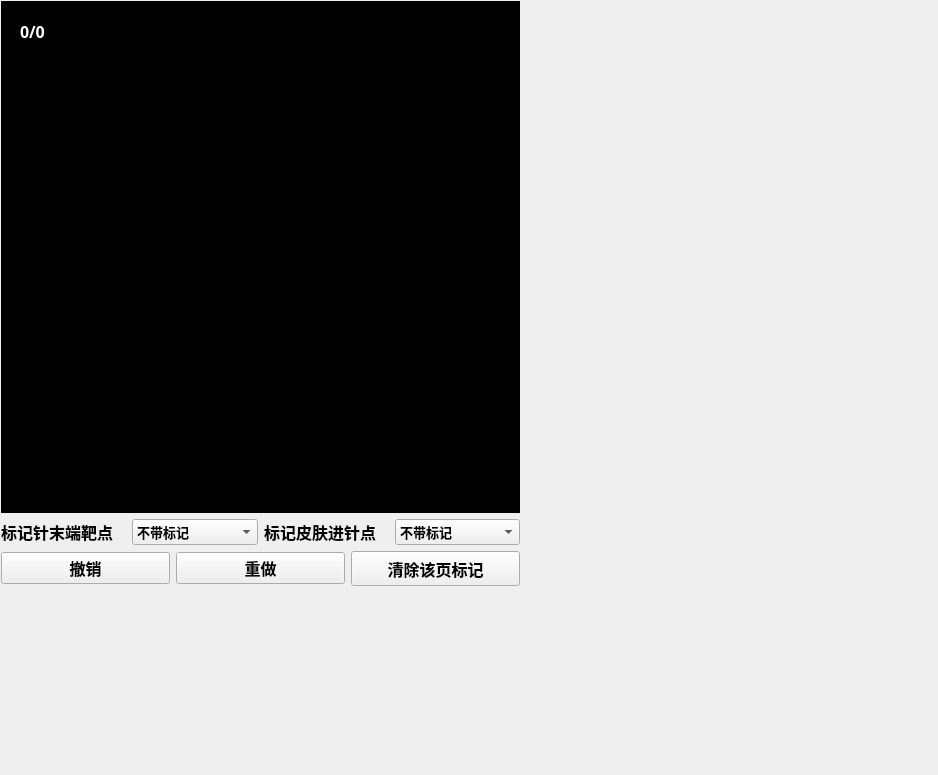
<?xml version="1.0" encoding="UTF-8"?>
<ui version="4.0">
 <class>Form</class>
 <widget class="QWidget" name="Form">
  <property name="geometry">
   <rect>
    <x>0</x>
    <y>0</y>
    <width>938</width>
    <height>775</height>
   </rect>
  </property>
  <property name="font">
   <font>
    <italic>false</italic>
   </font>
  </property>
  <property name="windowTitle">
   <string>点标记窗口</string>
  </property>
  <widget class="QLabel" name="page_png">
   <property name="geometry">
    <rect>
     <x>20</x>
     <y>20</y>
     <width>121</width>
     <height>22</height>
    </rect>
   </property>
   <property name="font">
    <font>
     <family>Agency FB</family>
     <pointsize>12</pointsize>
     <weight>75</weight>
     <bold>true</bold>
    </font>
   </property>
   <property name="styleSheet">
    <string notr="true">color: rgb(255, 255, 255);</string>
   </property>
   <property name="text">
    <string>0/0</string>
   </property>
  </widget>
  <widget class="QWidget" name="layoutWidget">
   <property name="geometry">
    <rect>
     <x>1</x>
     <y>1</y>
     <width>519</width>
     <height>585</height>
    </rect>
   </property>
   <layout class="QGridLayout" name="gridLayout">
    <item row="0" column="0" colspan="4">
     <widget class="QLabel" name="label_png">
      <property name="minimumSize">
       <size>
        <width>512</width>
        <height>512</height>
       </size>
      </property>
      <property name="maximumSize">
       <size>
        <width>10000</width>
        <height>10000</height>
       </size>
      </property>
      <property name="font">
       <font>
        <family>幼圆</family>
        <pointsize>14</pointsize>
       </font>
      </property>
      <property name="autoFillBackground">
       <bool>false</bool>
      </property>
      <property name="styleSheet">
       <string notr="true">background-color:rgb(0, 0, 0);</string>
      </property>
      <property name="text">
       <string/>
      </property>
      <property name="alignment">
       <set>Qt::AlignCenter</set>
      </property>
     </widget>
    </item>
    <item row="1" column="0">
     <widget class="QLabel" name="label_target">
      <property name="font">
       <font>
        <family>幼圆</family>
        <pointsize>12</pointsize>
        <weight>75</weight>
        <bold>true</bold>
       </font>
      </property>
      <property name="text">
       <string>标记针末端靶点</string>
      </property>
     </widget>
    </item>
    <item row="1" column="1">
     <widget class="QComboBox" name="comboBox_target">
      <property name="font">
       <font>
        <family>幼圆</family>
        <pointsize>10</pointsize>
        <weight>75</weight>
        <bold>true</bold>
       </font>
      </property>
      <item>
       <property name="text">
        <string>不带标记</string>
       </property>
      </item>
      <item>
       <property name="text">
        <string>1</string>
       </property>
      </item>
      <item>
       <property name="text">
        <string>1.1</string>
       </property>
      </item>
      <item>
       <property name="text">
        <string>1.2</string>
       </property>
      </item>
      <item>
       <property name="text">
        <string>1.3</string>
       </property>
      </item>
      <item>
       <property name="text">
        <string>2</string>
       </property>
      </item>
      <item>
       <property name="text">
        <string>2.1</string>
       </property>
      </item>
      <item>
       <property name="text">
        <string>2.2</string>
       </property>
      </item>
      <item>
       <property name="text">
        <string>2.3</string>
       </property>
      </item>
      <item>
       <property name="text">
        <string>3</string>
       </property>
      </item>
      <item>
       <property name="text">
        <string>3.1</string>
       </property>
      </item>
      <item>
       <property name="text">
        <string>3.2</string>
       </property>
      </item>
      <item>
       <property name="text">
        <string>3.3</string>
       </property>
      </item>
     </widget>
    </item>
    <item row="1" column="2">
     <widget class="QLabel" name="label_skin">
      <property name="font">
       <font>
        <family>幼圆</family>
        <pointsize>12</pointsize>
        <weight>75</weight>
        <bold>true</bold>
       </font>
      </property>
      <property name="text">
       <string>标记皮肤进针点</string>
      </property>
     </widget>
    </item>
    <item row="1" column="3">
     <widget class="QComboBox" name="comboBox_skin">
      <property name="font">
       <font>
        <family>幼圆</family>
        <pointsize>10</pointsize>
        <weight>75</weight>
        <bold>true</bold>
       </font>
      </property>
      <item>
       <property name="text">
        <string>不带标记</string>
       </property>
      </item>
      <item>
       <property name="text">
        <string>1</string>
       </property>
      </item>
      <item>
       <property name="text">
        <string>1.1</string>
       </property>
      </item>
      <item>
       <property name="text">
        <string>1.2</string>
       </property>
      </item>
      <item>
       <property name="text">
        <string>1.3</string>
       </property>
      </item>
      <item>
       <property name="text">
        <string>2</string>
       </property>
      </item>
      <item>
       <property name="text">
        <string>2.1</string>
       </property>
      </item>
      <item>
       <property name="text">
        <string>2.2</string>
       </property>
      </item>
      <item>
       <property name="text">
        <string>2.3</string>
       </property>
      </item>
      <item>
       <property name="text">
        <string>3</string>
       </property>
      </item>
      <item>
       <property name="text">
        <string>3.1</string>
       </property>
      </item>
      <item>
       <property name="text">
        <string>3.2</string>
       </property>
      </item>
      <item>
       <property name="text">
        <string>3.3</string>
       </property>
      </item>
     </widget>
    </item>
    <item row="2" column="0" colspan="4">
     <layout class="QHBoxLayout" name="horizontalLayout">
      <item>
       <widget class="QPushButton" name="btn_undo">
        <property name="font">
         <font>
          <family>幼圆</family>
          <pointsize>12</pointsize>
          <weight>75</weight>
          <bold>true</bold>
         </font>
        </property>
        <property name="text">
         <string>撤销</string>
        </property>
       </widget>
      </item>
      <item>
       <widget class="QPushButton" name="btn_redo">
        <property name="font">
         <font>
          <family>幼圆</family>
          <pointsize>12</pointsize>
          <weight>75</weight>
          <bold>true</bold>
         </font>
        </property>
        <property name="text">
         <string>重做</string>
        </property>
       </widget>
      </item>
      <item>
       <widget class="QPushButton" name="btn_clear">
        <property name="sizePolicy">
         <sizepolicy hsizetype="Preferred" vsizetype="Preferred">
          <horstretch>0</horstretch>
          <verstretch>0</verstretch>
         </sizepolicy>
        </property>
        <property name="font">
         <font>
          <family>幼圆</family>
          <pointsize>12</pointsize>
          <weight>75</weight>
          <bold>true</bold>
         </font>
        </property>
        <property name="text">
         <string>清除该页标记</string>
        </property>
       </widget>
      </item>
     </layout>
    </item>
   </layout>
  </widget>
  <zorder>layoutWidget</zorder>
  <zorder>page_png</zorder>
 </widget>
 <resources/>
 <connections/>
</ui>
